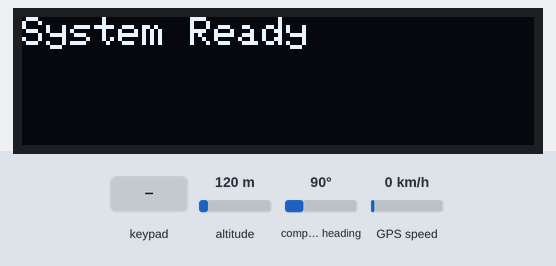
This sketch was run on a simulated Arduino Uno, built with avr-gcc and run on an emulated ATmega328P. Parts: 128×32 one-colour display. Inputs (shaded band) come from the test bench; at power-on: altitude 120 m, compass heading 90°, GPS speed 0 km/h. The GPS gets a fix after 3 s at 37.7749, -122.4194 with 8 satellites; what the sketch prints to the serial monitor is not drawn.

Above: at 3.2 s.
3.3 s: keypad keys 2 3 4 5 pressed 0.4 s apart
At 5.6 s:
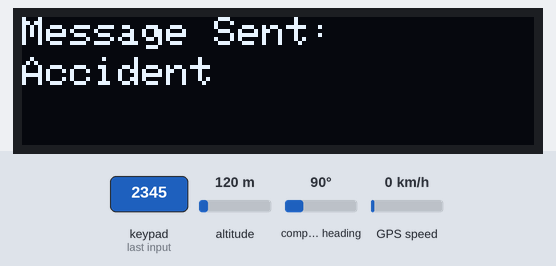
6.4 s: keypad keys 6 7 8 9 pressed 0.4 s apart
At 7.0 s:
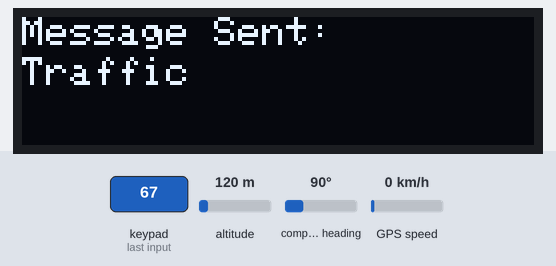
9.5 s: key '4' pressed
At 10.7 s:
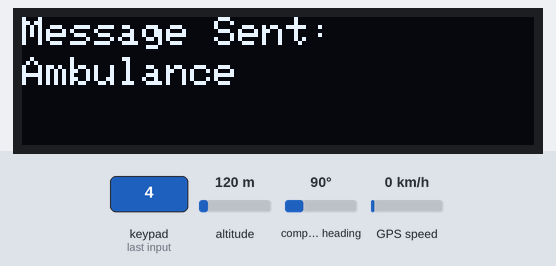
11.0 s: keypad keys 6 7 8 9 # pressed 0.4 s apart
At 11.7 s:
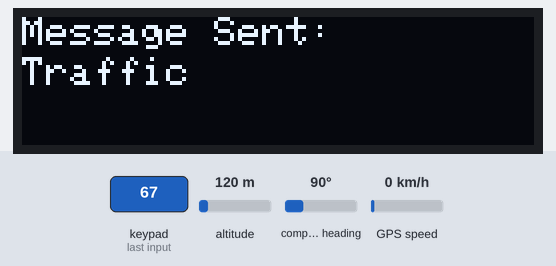
Timing chart, 0 to 14.0 s (numbered marks = the images above; inputs shaded):
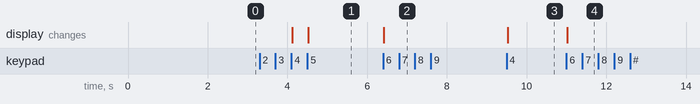

The sketch:

numpad.ino
```cpp
#include <Adafruit_SSD1306.h>
#include <Wire.h>
#include <Adafruit_GFX.h>
#include <Keypad.h>
#include <TimeLib.h>
#include <TinyGPS++.h>
#include <SoftwareSerial.h>

#define SCREEN_WIDTH 128
#define SCREEN_HEIGHT 32
#define SCREEN_ADDRESS 0x3C

Adafruit_SSD1306 display(SCREEN_WIDTH, SCREEN_HEIGHT, &Wire, -1);


const byte ROWS = 4;
const byte COLS = 4;
char keys[ROWS][COLS] = {
  {'1', '2', '3', 'A'},
  {'4', '5', '6', 'B'},
  {'7', '8', '9', 'C'},
  {'*', '0', '#', 'D'}
};
byte rowPins[ROWS] = {2, 3, 4, 5};
byte colPins[COLS] = {6, 7, 8, 9};
Keypad keypad = Keypad(makeKeymap(keys), rowPins, colPins, ROWS, COLS);


TinyGPSPlus gps;
SoftwareSerial gpsSerial(10, 11);


float vehicleLatitude = 37.7745;
float vehicleLongitude = -122.4190;
float towerLatitude = 37.7750;
float towerLongitude = -122.4195;


struct VehicleData {
  String vehicleDetails;
  String entryTime;
  String messagesSent;
  String exitTime;
};

VehicleData vehicle = {
  "Vehicle-001",
  "",
  "",
  ""
};


bool isVehicleInRadius = false;
unsigned long startTime = 0;


bool isWithinRadius();
float calculateDistance(float lat1, float lon1, float lat2, float lon2);
void logEntry();
void logExit();
void handleKeyPress(char key);
String getCurrentTime();
void printCSV();
unsigned long getGPSTime();

void setup() {
  Serial.begin(9600);
  gpsSerial.begin(9600);


  if (!display.begin(SSD1306_SWITCHCAPVCC, SCREEN_ADDRESS)) {
    Serial.println("SSD1306 allocation failed");
    for (;;);
  }
  display.clearDisplay();
  display.setTextSize(1);
  display.setTextColor(SSD1306_WHITE);
  display.setCursor(0, 0);
  display.print("System Ready");
  display.display();
  delay(2000);
  display.clearDisplay();


  Serial.println("Vehicle Details,Entry Time,Messages Sent,Exit Time");


  setSyncProvider(getGPSTime);

  if (isWithinRadius()) {
    isVehicleInRadius = true;
    logEntry();
  }

  startTime = millis();
}

void loop() {

  while (gpsSerial.available() > 0) {
    gps.encode(gpsSerial.read());
  }


  if (millis() - startTime >= 60000) {
    vehicleLatitude = 37.7690;
    vehicleLongitude = -122.4194;
  }

  if (isWithinRadius()) {
    if (!isVehicleInRadius) {
      isVehicleInRadius = true;
      logEntry();
    }


    char key = keypad.getKey();
    if (key) {
      handleKeyPress(key);
    }
  } else {
    if (isVehicleInRadius) {
      isVehicleInRadius = false;
      logExit();
    }
  }
}


bool isWithinRadius() {
  float distance = calculateDistance(vehicleLatitude, vehicleLongitude, towerLatitude, towerLongitude);
  return distance <= 500;
}

float calculateDistance(float lat1, float lon1, float lat2, float lon2) {
  const float R = 6371000;
  float phi1 = lat1 * (M_PI / 180.0);
  float phi2 = lat2 * (M_PI / 180.0);
  float deltaPhi = (lat2 - lat1) * (M_PI / 180.0);
  float deltaLambda = (lon2 - lon1) * (M_PI / 180.0);
  float a = sin(deltaPhi / 2) * sin(deltaPhi / 2) +
            cos(phi1) * cos(phi2) *
            sin(deltaLambda / 2) * sin(deltaLambda / 2);
  float c = 2 * atan2(sqrt(a), sqrt(1 - a));
  return R * c;
}

void logEntry() {
  vehicle.entryTime = getCurrentTime();
  vehicle.messagesSent = "None";
  vehicle.exitTime = "N/A";


  printCSV();
}

void logExit() {
  vehicle.exitTime = getCurrentTime();

  printCSV();
}

void handleKeyPress(char key) {
  String message;
  if (key == '4') message = "Ambulance";
  else if (key == '5') message = "Accident";
  else if (key == '6') message = "Traffic";
  else return;


  if (vehicle.messagesSent == "None" || vehicle.messagesSent == "") {
    vehicle.messagesSent = message;
  } else {
    vehicle.messagesSent = message;
  }


  printCSV();


  display.clearDisplay();
  display.setCursor(0, 0);
  display.print("Message Sent:");
  display.setCursor(0, 10);
  display.print(message);
  display.display();
}

String getCurrentTime() {
  char buffer[9];
  sprintf(buffer, "%02d:%02d:%02d", hour(), minute(), second());
  return String(buffer);
}

void printCSV() {
  Serial.print(vehicle.vehicleDetails);
  Serial.print(",");
  Serial.print(vehicle.entryTime);
  Serial.print(",");
  Serial.print(vehicle.messagesSent);
  Serial.print(",");
  Serial.println(vehicle.exitTime);
}


unsigned long getGPSTime() {
  if (gps.time.isUpdated()) {
    return gps.time.value();
  }
  return 0;
}
```

Measured:
- after the input at 3.3 s, the display: first changes after 0.83 s (image 1 shows a later state)
- after the input at 6.4 s, the display: changes at once (image 2)
- after the input at 9.5 s, the display: changes at once (image 3)
- after the input at 11.0 s, the display: changes at once (image 4)
